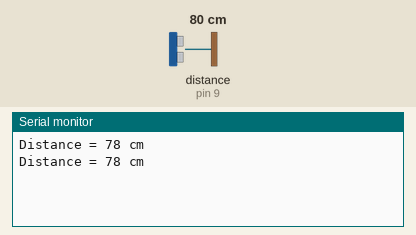
The sketch below on a simulated Arduino Uno, built with avr-gcc and run on an emulated ATmega328P. Shown: the last lines printed to the serial monitor. Wiring (inferred from the names in the program): ultrasonic range finder: trigger pin 8; echo pin 9. Inputs (shaded band) come from the test bench; at power-on: distance to the obstacle (sensor on pin 9) 80 cm. The echo pulse lasts 58.3 µs per cm.

Above: at 1.8 s.
1.9 s: distance to the obstacle (sensor on pin 9) set to 2 cm
At 2.8 s:
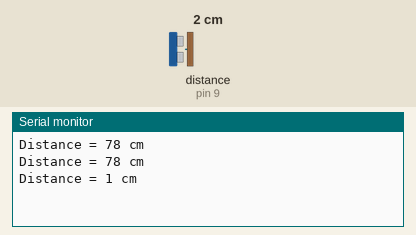
3.4 s: distance to the obstacle (sensor on pin 9) set to 4 cm
At 4.8 s:
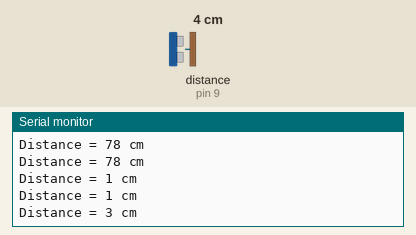
Timing chart, 0 to 6.4 s (numbered marks = the images above; inputs shaded):
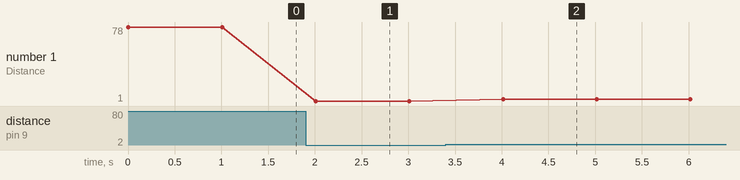

The sketch:

Distance_Sensor_Tester.ino
```cpp
const int TriggerPin = 8;      //Trig pin
const int EchoPin   = 9;         //Echo pin
long Duration       = 0;

void setup()
{
  // put your setup code here, to run once:
  pinMode(TriggerPin, OUTPUT);  // Trigger is an output pin
  pinMode(EchoPin, INPUT);      // Echo is an input pin
  Serial.begin(9600);          // Serial Output
}

void loop()
{
  // put your main code here, to run repeatedly:
  digitalWrite(TriggerPin, LOW);
  delayMicroseconds(2);
  digitalWrite(TriggerPin, HIGH);          // Trigger pin to HIGH
  delayMicroseconds(10);                   // 10us high
  digitalWrite(TriggerPin, LOW);           // Trigger pin to HIGH

  Duration = pulseIn(EchoPin,HIGH);        // Waits for the echo pin to get high
                                           // returns the Duration in microseconds
  long Distance_cm = Distance(Duration);   // Use function to calculate the distance

  Serial.print("Distance = ");             // Output to serial
  Serial.print(Distance_cm);
  Serial.println(" cm");

  delay(1000);                             // Wait to do next measurement
}

long Distance(long time)
{
  long DistanceCalc;                      // Calculation variable

  DistanceCalc = ((time * 0.034) / 2);     // Actual calculation in cm
    //DistanceCalc = time / 74 / 2;         // Actual calculation in inches
  return DistanceCalc;                    // return calculated value
}
```

Measured:
- after the input at 1.9 s, the serial monitor: prints a new line after 0.11 s (image 1)
- after the input at 3.4 s, the serial monitor: prints a new line after 0.61 s (image 2)
- plotted number 1: 78 → 1 after the input at 1.9 s, 1 → 3 after the input at 3.4 s
